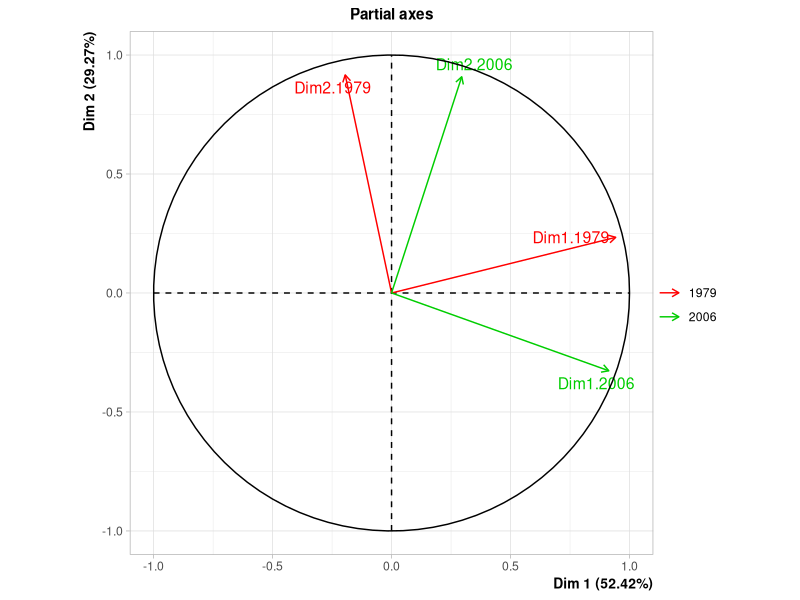
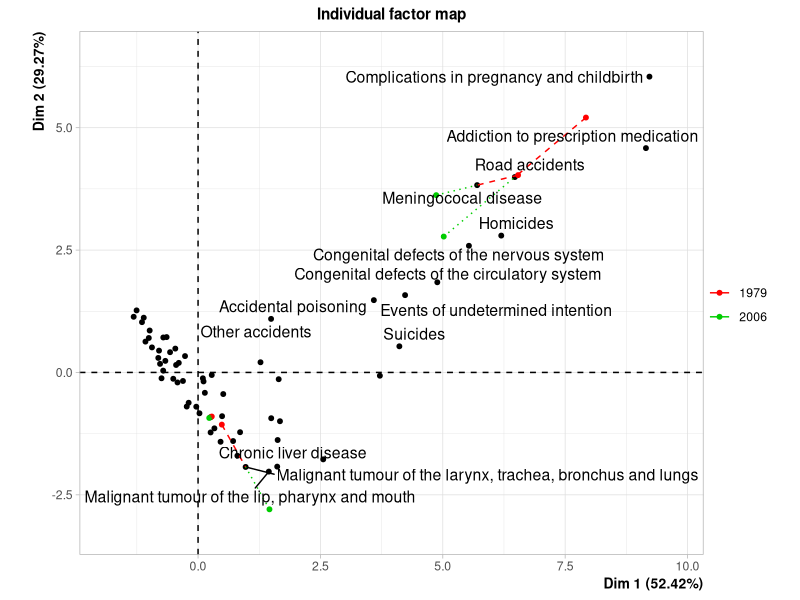
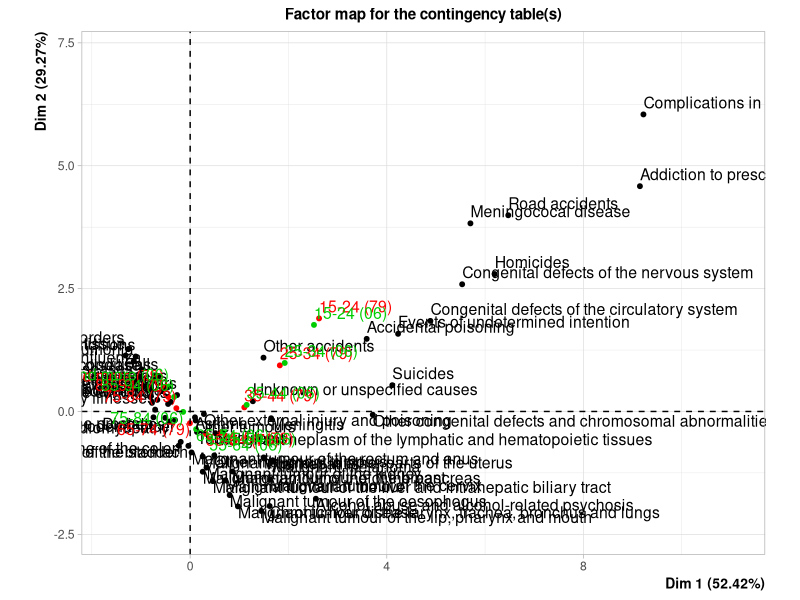
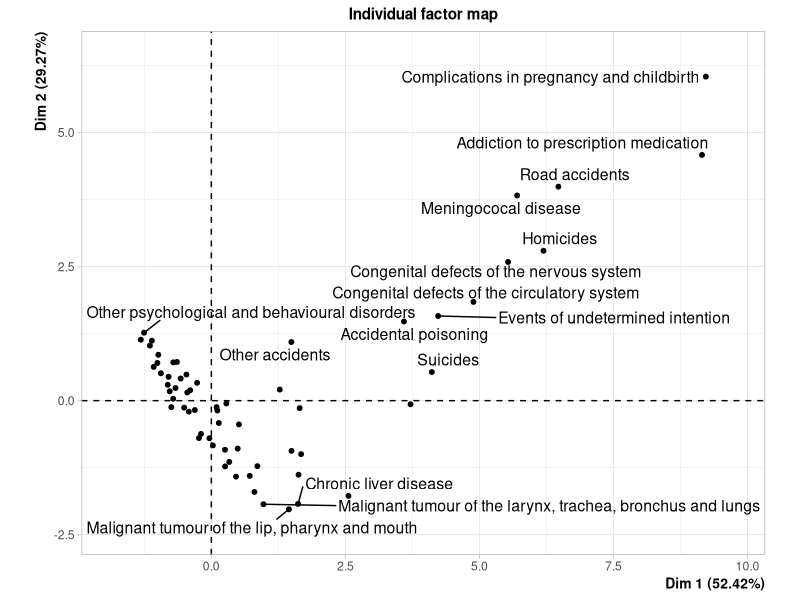
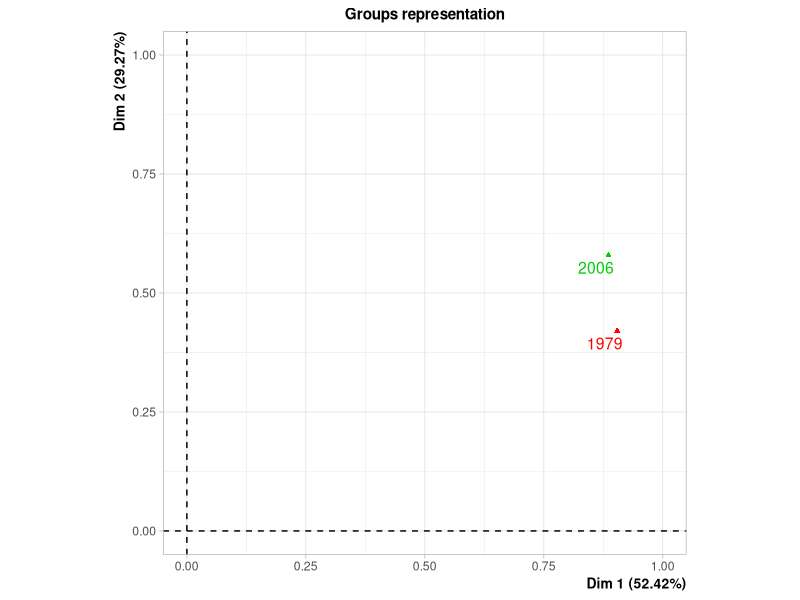
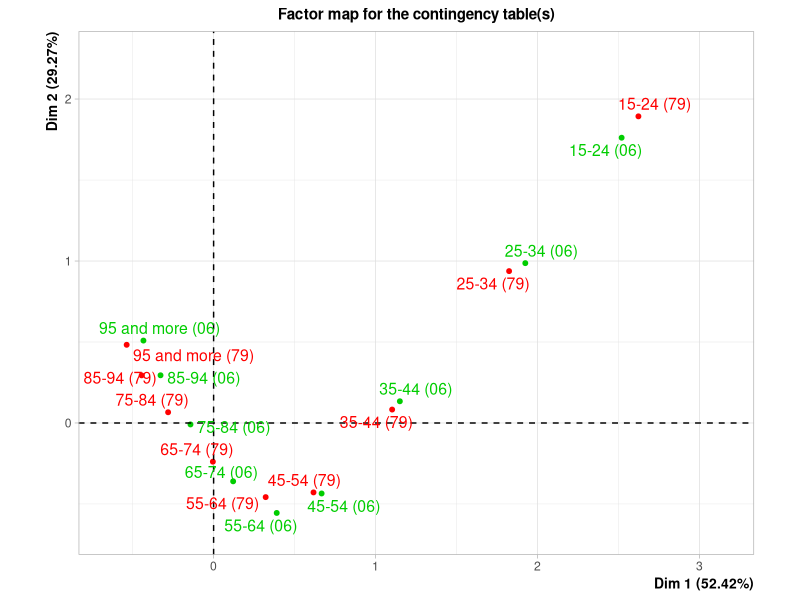

The R source for these figures, in order: (Note: this script raises an error after producing the figures.)
library(FactoMineR)
data(mortality)
mfa <- MFA(mortality, group=c(9, 9), type=c("f", "f"), name.group=c("1979", "2006"))
round(mfa$eig,3) [1:4,]
# eigenvalue percentage cumulative \%
# of variance of variance
# comp 1 1.790 52.420 52.420
# comp 2 0.999 29.269 81.689
# comp 3 0.262 7.659 89.348
# comp 4 0.149 4.367 93.715
plot(mfa, choix="freq", invisible="ind", habillage="group")
lines(mfa$freq$coord[1:9, 1], mfa$freq$coord[1:9, 2], col="red")
lines(mfa$freq$coord[10:18, 1], mfa$freq$coord[10:18, 2], col="green")
# 3439 1666 1195 1328 966 1117 757 135 4
mortality[58, 10:18] # road accidents in 2006
sel <- c(2, 8:10, 15, 38, 58)
plot(mfa, lab.ind=FALSE, habillage="group")
text(mfa$ind$coord[sel, 1], mfa$ind$coord[sel, 2], rownames(mortality)[sel],
 pos=c(2, 2, 2, 2, 4, 2, 4))
round(mfa$ind$contr[c(2, 8:10, 15, 38, 58), 1:2], 3)
# Addiction to prescription medication 0.998 0.448
# Complications in pregnancy & childb. 0.685 0.527
# Congenital defects circulatory system 0.692 0.176
# Congenital defects nervous system 0.179 0.070
# Homicides 1.802 0.657
# Meningococcal disease 0.105 0.084
# Road accidents 34.295 23.364
mortality[58, 1:9] # road accidents in 1979
# 15-24 25-34 35-44 45-54 55-64 65-74 75-84 85-94 95 and more
# 15-24 25-34 35-44 45-54 55-64 65-74 75-84 85-94 95 and more
# 1214 785 646 599 443 362 454 137 8
sel <- c(2, 10, 41, 58)
plot(mfa, lab.ind=FALSE, habillage="group", partial=rownames(mortality)[sel])
text(mfa$ind$coord[sel,1], mfa$ind$coord[sel,2], rownames(mortality)[sel],pos=4)
# column-
# margin
# 1              
# margin
# 1 J
# margin
# 1
# 1               
# column-
# margin
# 1979 2006</div>
# ∑
# ∑
# ∑
# t
# i
# I=62
# ×
